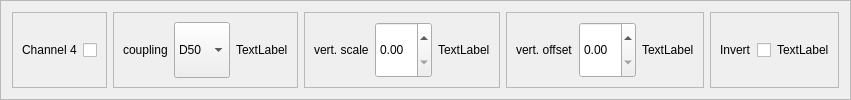
            <widget class="QFrame" name="frame_35">
             <property name="frameShape">
              <enum>QFrame::StyledPanel</enum>
             </property>
             <property name="frameShadow">
              <enum>QFrame::Sunken</enum>
             </property>
             <layout class="QHBoxLayout" name="horizontalLayout_62">
              <item>
               <layout class="QHBoxLayout" name="horizontalLayout_53">
                <item>
                 <widget class="QFrame" name="frame_27">
                  <property name="frameShape">
                   <enum>QFrame::StyledPanel</enum>
                  </property>
                  <property name="frameShadow">
                   <enum>QFrame::Sunken</enum>
                  </property>
                  <layout class="QHBoxLayout" name="horizontalLayout_54">
                   <item>
                    <widget class="QLabel" name="label_29">
                     <property name="sizePolicy">
                      <sizepolicy hsizetype="Preferred" vsizetype="Minimum">
                       <horstretch>0</horstretch>
                       <verstretch>0</verstretch>
                      </sizepolicy>
                     </property>
                     <property name="text">
                      <string>Channel 4</string>
                     </property>
                    </widget>
                   </item>
                   <item>
                    <widget class="QCheckBox" name="ScopeCB4">
                     <property name="sizePolicy">
                      <sizepolicy hsizetype="Minimum" vsizetype="Minimum">
                       <horstretch>0</horstretch>
                       <verstretch>0</verstretch>
                      </sizepolicy>
                     </property>
                     <property name="text">
                      <string/>
                     </property>
                    </widget>
                   </item>
                  </layout>
                 </widget>
                </item>
                <item>
                 <widget class="QFrame" name="frame_28">
                  <property name="frameShape">
                   <enum>QFrame::StyledPanel</enum>
                  </property>
                  <property name="frameShadow">
                   <enum>QFrame::Sunken</enum>
                  </property>
                  <layout class="QHBoxLayout" name="horizontalLayout_55">
                   <item>
                    <widget class="QLabel" name="coupling_4">
                     <property name="sizePolicy">
                      <sizepolicy hsizetype="Minimum" vsizetype="Minimum">
                       <horstretch>0</horstretch>
                       <verstretch>0</verstretch>
                      </sizepolicy>
                     </property>
                     <property name="text">
                      <string>coupling</string>
                     </property>
                    </widget>
                   </item>
                   <item>
                    <widget class="QComboBox" name="ScopeCP4">
                     <property name="sizePolicy">
                      <sizepolicy hsizetype="Minimum" vsizetype="Minimum">
                       <horstretch>0</horstretch>
                       <verstretch>0</verstretch>
                      </sizepolicy>
                     </property>
                     <item>
                      <property name="text">
                       <string>D50</string>
                      </property>
                     </item>
                     <item>
                      <property name="text">
                       <string>D1M</string>
                      </property>
                     </item>
                     <item>
                      <property name="text">
                       <string>A1</string>
                      </property>
                     </item>
                    </widget>
                   </item>
                   <item>
                    <widget class="QLabel" name="ScopeCP4_act">
                     <property name="text">
                      <string>TextLabel</string>
                     </property>
                    </widget>
                   </item>
                  </layout>
                 </widget>
                </item>
                <item>
                 <widget class="QFrame" name="frame_29">
                  <property name="frameShape">
                   <enum>QFrame::StyledPanel</enum>
                  </property>
                  <property name="frameShadow">
                   <enum>QFrame::Sunken</enum>
                  </property>
                  <layout class="QHBoxLayout" name="horizontalLayout_56">
                   <item>
                    <widget class="QLabel" name="label_35">
                     <property name="sizePolicy">
                      <sizepolicy hsizetype="Preferred" vsizetype="Minimum">
                       <horstretch>0</horstretch>
                       <verstretch>0</verstretch>
                      </sizepolicy>
                     </property>
                     <property name="text">
                      <string>vert. scale</string>
                     </property>
                    </widget>
                   </item>
                   <item>
                    <widget class="QDoubleSpinBox" name="ScopeVScale4">
                     <property name="sizePolicy">
                      <sizepolicy hsizetype="Minimum" vsizetype="Minimum">
                       <horstretch>0</horstretch>
                       <verstretch>0</verstretch>
                      </sizepolicy>
                     </property>
                    </widget>
                   </item>
                   <item>
                    <widget class="QLabel" name="ScopeVScale4_act">
                     <property name="text">
                      <string>TextLabel</string>
                     </property>
                    </widget>
                   </item>
                  </layout>
                 </widget>
                </item>
                <item>
                 <widget class="QFrame" name="frame_30">
                  <property name="frameShape">
                   <enum>QFrame::StyledPanel</enum>
                  </property>
                  <property name="frameShadow">
                   <enum>QFrame::Sunken</enum>
                  </property>
                  <layout class="QHBoxLayout" name="horizontalLayout_57">
                   <item>
                    <widget class="QLabel" name="label_30">
                     <property name="sizePolicy">
                      <sizepolicy hsizetype="Preferred" vsizetype="Minimum">
                       <horstretch>0</horstretch>
                       <verstretch>0</verstretch>
                      </sizepolicy>
                     </property>
                     <property name="text">
                      <string>vert. offset</string>
                     </property>
                    </widget>
                   </item>
                   <item>
                    <widget class="QDoubleSpinBox" name="ScopeVOffs4">
                     <property name="sizePolicy">
                      <sizepolicy hsizetype="Minimum" vsizetype="Minimum">
                       <horstretch>0</horstretch>
                       <verstretch>0</verstretch>
                      </sizepolicy>
                     </property>
                     <property name="minimumSize">
                      <size>
                       <width>0</width>
                       <height>0</height>
                      </size>
                     </property>
                    </widget>
                   </item>
                   <item>
                    <widget class="QLabel" name="ScopeVOffs4_act">
                     <property name="text">
                      <string>TextLabel</string>
                     </property>
                    </widget>
                   </item>
                  </layout>
                 </widget>
                </item>
                <item>
                 <widget class="QFrame" name="frame_31">
                  <property name="frameShape">
                   <enum>QFrame::StyledPanel</enum>
                  </property>
                  <property name="frameShadow">
                   <enum>QFrame::Sunken</enum>
                  </property>
                  <layout class="QHBoxLayout" name="horizontalLayout_58">
                   <item>
                    <widget class="QLabel" name="label_31">
                     <property name="sizePolicy">
                      <sizepolicy hsizetype="Preferred" vsizetype="Minimum">
                       <horstretch>0</horstretch>
                       <verstretch>0</verstretch>
                      </sizepolicy>
                     </property>
                     <property name="text">
                      <string>Invert</string>
                     </property>
                    </widget>
                   </item>
                   <item>
                    <widget class="QCheckBox" name="ScopeInv4">
                     <property name="sizePolicy">
                      <sizepolicy hsizetype="Minimum" vsizetype="Minimum">
                       <horstretch>0</horstretch>
                       <verstretch>0</verstretch>
                      </sizepolicy>
                     </property>
                     <property name="text">
                      <string/>
                     </property>
                    </widget>
                   </item>
                   <item>
                    <widget class="QLabel" name="ScopeInv4_act">
                     <property name="text">
                      <string>TextLabel</string>
                     </property>
                    </widget>
                   </item>
                  </layout>
                 </widget>
                </item>
               </layout>
              </item>
             </layout>
            </widget>
